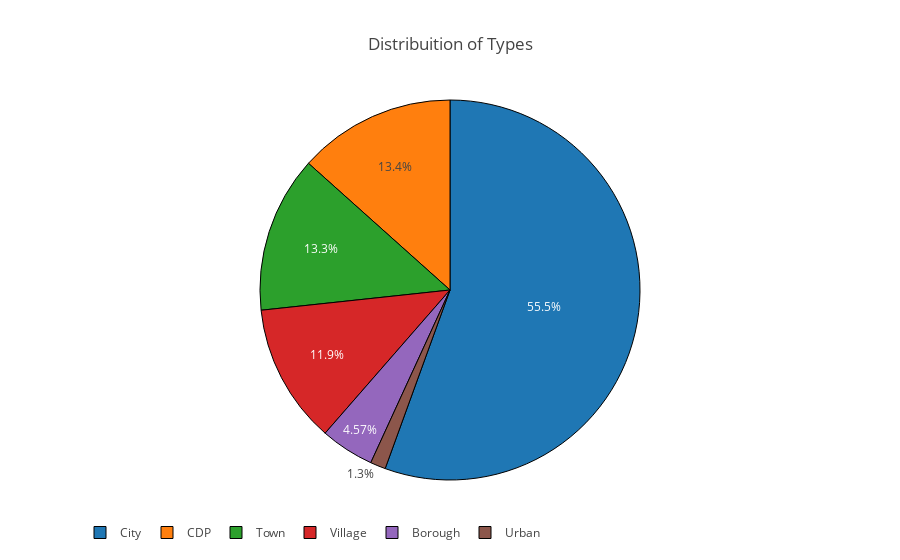

Notebook source saved alongside this figure:
### Markdown cell above
#### Lets visualize an important feature - Type:

### Code cell
percents = df_useful["type"].value_counts().round(2)

print("Type Count Values: ")
print(percents)

types = df_useful["type"].value_counts() / len(df_useful["type"]) * 100

labels = types.index.values.tolist()
values = types.tolist()

trace1 = go.Pie(labels=labels, values=values,hoverinfo='label+percent', marker=dict(line=dict(color='#000000', width=1)))

layout = go.Layout(title='Distribuition of Types', legend=dict(orientation="h"));

fig = go.Figure(data=[trace1], layout=layout)
iplot(fig)

### Figure 1 — Plotly figure (JSON) as saved in the notebook; plotly's stock layout.template omitted (floating-point values rounded to 4 significant figures)
{"data": [{"hoverinfo": "label+percent", "labels": ["City", "CDP", "Town", "Village", "Borough", "Urban"], "marker": {"line": {"color": "#000000", "width": 1}}, "type": "pie", "values": [55.54, 13.38, 13.32, 11.89, 4.569, 1.302]}], "layout": {"legend": {"orientation": "h"}, "title": "Distribuition of Types"}}
